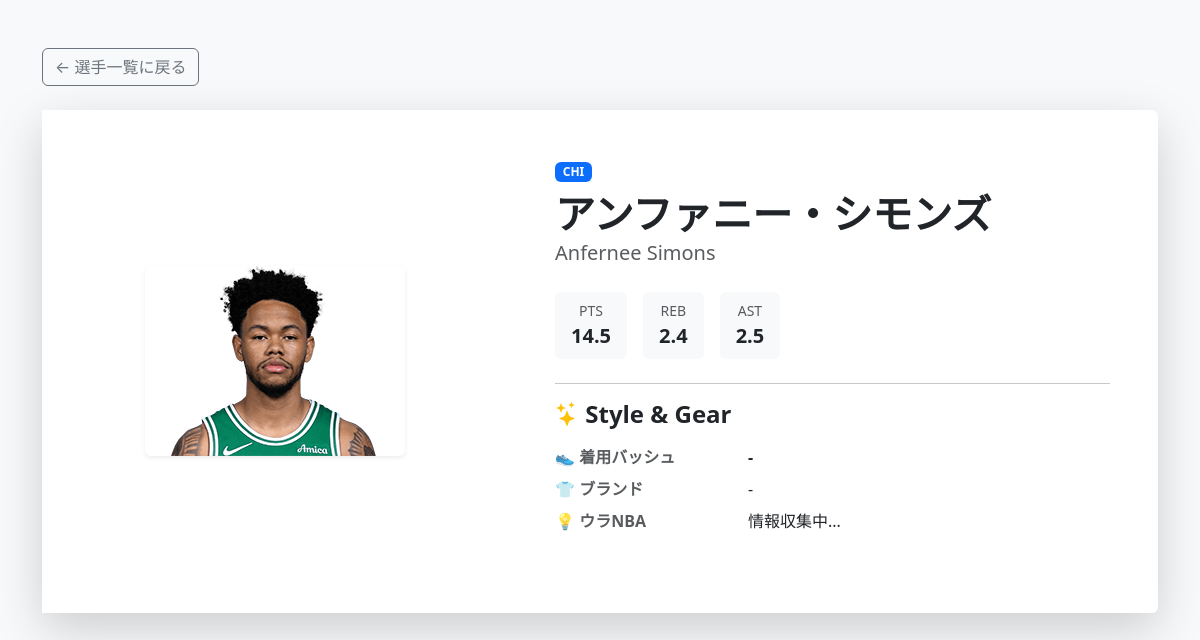
Screenshot of /player/25/ with the database file from the repository.
### players/models.py (models this page shows, shortened)
class Player(models.Model):
    name_en = models.CharField("英語名", max_length=100) # API連携に必須
    name_jp = models.CharField("日本語名", max_length=100)
    team = models.ForeignKey(Team, on_delete=models.CASCADE, verbose_name="所属チーム")
    image = models.ImageField("選手画像", upload_to='player_images/', blank=True, null=True)
    ppg = models.FloatField("平均得点", default=0.0)
    rpg = models.FloatField("平均リバウンド", default=0.0)
    apg = models.FloatField("平均アシスト", default=0.0)
    shoe_model = models.CharField("着用バッシュ", max_length=100, blank=True, null=True)
    fashion_brands = models.TextField("よく着ているブランド", blank=True, null=True)
    instagram = models.URLField("Instagram URL", blank=True, null=True)
    youtube = models.URLField("YouTube URL", blank=True, null=True)
    podcast = models.URLField("ポッドキャスト URL", blank=True, null=True)
    ura_nba = models.TextField("ウラNBA（豆知識）", blank=True, null=True)

class Team(models.Model):
    name = models.CharField(max_length=100)
    color_primary = models.CharField(max_length=7, default='#333333')   # メインカラー
    color_secondary = models.CharField(max_length=7, default='#888888') # サブカラー
    def __str__(self):
        return self.name

### players/views.py (the view)
# urls.py: path('player/<int:pk>/', views.player_detail, name='player_detail'),
def player_detail(request, pk):
    player = get_object_or_404(Player, pk=pk)
    return render(request, 'players/player_detail.html', {'player': player})

### players/templates/players/player_detail.html (shortened to what this page needs)
<!DOCTYPE html>
<html lang="ja">
<head>
    <link href="https://cdn.jsdelivr.net/npm/bootstrap@5.3.0/dist/css/bootstrap.min.css" rel="stylesheet">
    <link rel="stylesheet" href="https://cdn.jsdelivr.net/npm/bootstrap-icons@1.10.5/font/bootstrap-icons.css">
</head>
<body class="bg-light">
    <div class="container py-5">
        <a href="{% url 'player_list' %}" class="btn btn-outline-secondary mb-4">&larr; 選手一覧に戻る</a>
        <div class="card shadow-lg border-0">
            <div class="row g-0">
                <div class="col-md-5 bg-white d-flex align-items-center justify-content-center p-4">
                    {% if player.image %}
                        <img src="{{ player.image.url }}" alt="{{ player.name_jp }}" class="img-fluid rounded shadow-sm" style="max-height: 500px; width: auto;">
                    {% else %}
                        <span class="text-muted display-1">🏀</span>
                    {% endif %}
                </div>
                <div class="col-md-7">
                    <div class="card-body p-4 p-lg-5">
                        <span class="badge bg-primary mb-2">{{ player.team }}</span>
                        <h1 class="fw-bold mb-0">{{ player.name_jp }}</h1>
                        <p class="text-muted fs-5 mb-4">{{ player.name_en }}</p>
                        <div class="d-flex gap-3 mb-4 text-center">
                            <div class="bg-light px-3 py-2 rounded">
                                <small class="text-muted d-block">PTS</small>
                                <span class="fw-bold fs-5">{{ player.ppg }}</span>
                            </div>
                            <div class="bg-light px-3 py-2 rounded">
                                <small class="text-muted d-block">REB</small>
                                <span class="fw-bold fs-5">{{ player.rpg }}</span>
                            </div>
                            <div class="bg-light px-3 py-2 rounded">
                                <small class="text-muted d-block">AST</small>
                                <span class="fw-bold fs-5">{{ player.apg }}</span>
                            </div>
                        </div>
                        <hr>
                        <div class="mb-4">
                            <h4 class="fw-bold mb-3"><i class="bi bi-stars text-warning"></i> Style & Gear</h4>
                            <dl class="row">
                                <dt class="col-sm-4 text-muted">👟 着用バッシュ</dt>
                                <dd class="col-sm-8 fw-bold">{{ player.shoe_model|default:"-" }}</dd>
                                <dt class="col-sm-4 text-muted">👕 ブランド</dt>
                                <dd class="col-sm-8">{{ player.fashion_brands|default:"-" }}</dd>
                                <dt class="col-sm-4 text-muted">💡 ウラNBA</dt>
                                <dd class="col-sm-8">{{ player.ura_nba|default:"情報収集中..."|linebreaksbr }}</dd>
                            </dl>
                        </div>
                    </div>
                </div>
            </div>
    </div>
</body>
</html>

### rows the page displays
Player: image (picture), team "CHI", name_jp "アンファニー・シモンズ", name_en "Anfernee Simons", ppg "14.5", rpg "2.4", apg "2.5", shoe_model "-", fashion_brands "-", ura_nba "情報収集中..."
